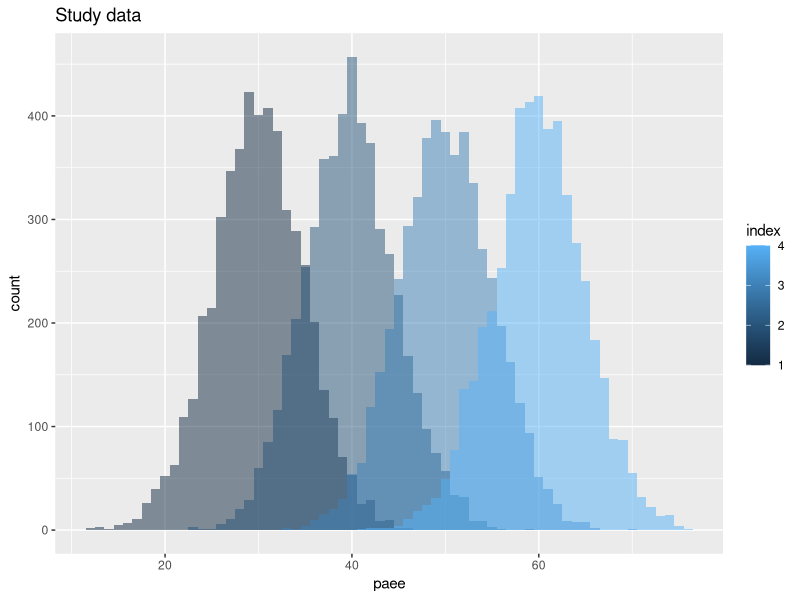
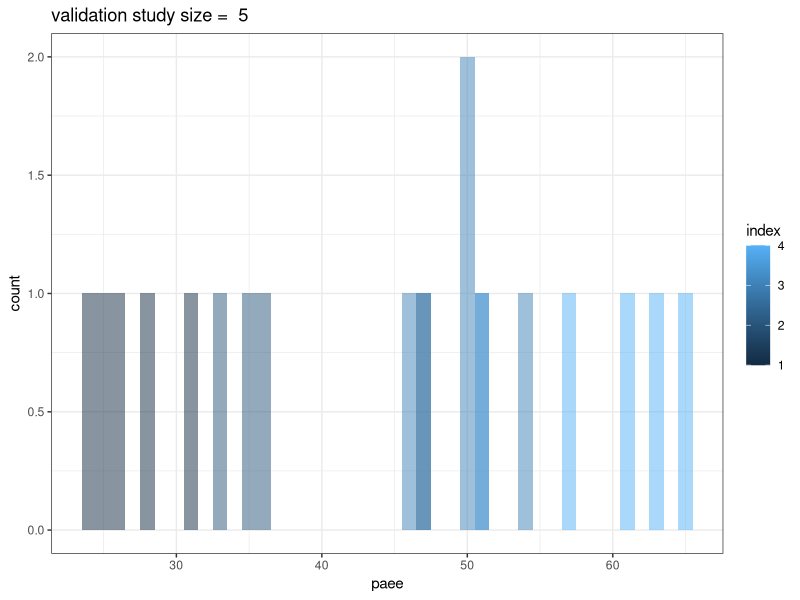
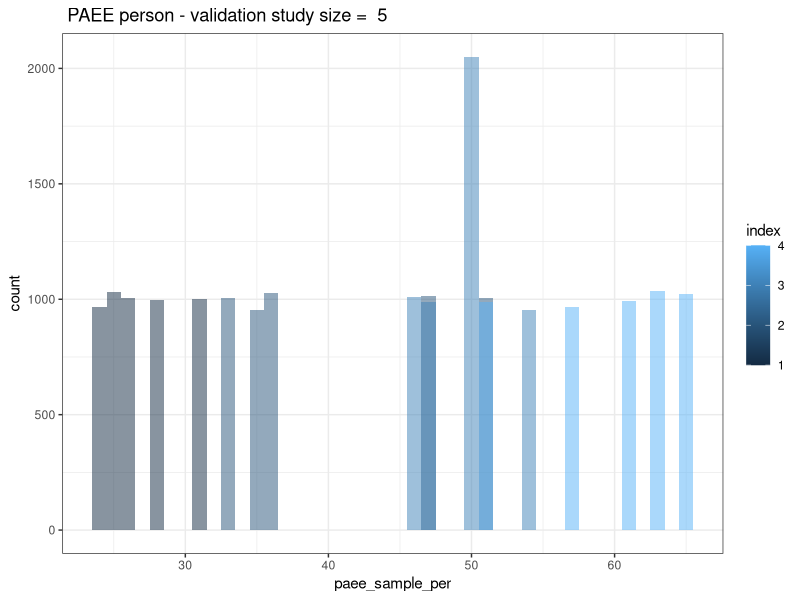
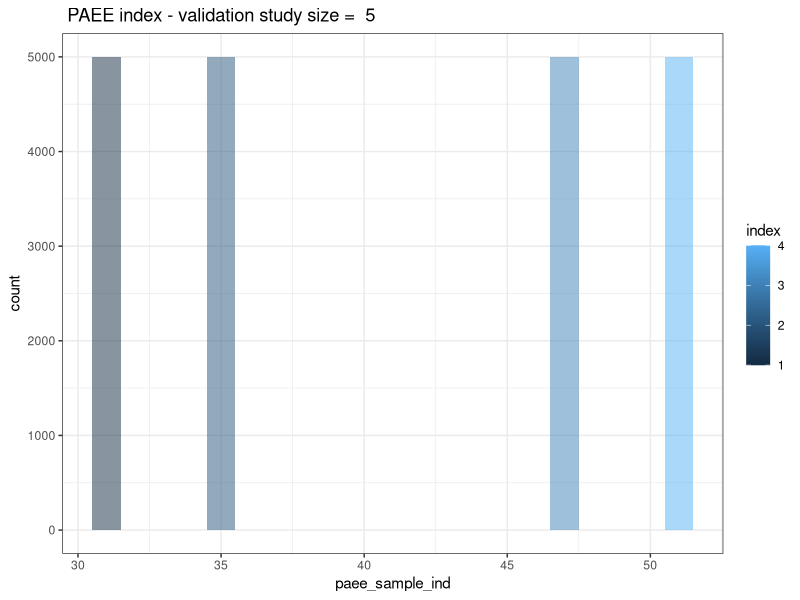

R code for these plots, in order:
# Using size_investigation as a template, this refactored code attempts to
# reduce time to run code and allow investigation of factors such as:
# 1. size of validation study,
# 2. amount of overlap,
# 3. number of index levels,
# 4. Type of draw - per person or per index etc.


## Author: Tom Bishop
## Date: 23.01.2017

###############################################################################
########################### DATA AND SETTINGS #################################
###############################################################################
  

library(ggplot2)

  ## Seed
  set.seed(66)
  
  ## Parameters

  # The linear correlation coefficient between exposure and outcome.
  set_beta <- 0.5
  constant <- 20


  # Index properties (Assumption that they are Gaussian)
  
  indices <- data.frame (mean = c(30, 40, 50, 60)
                        ,std_dev = c(5, 5, 5, 5)
                         ,index_indicator = c(1,2,3,4))
  
  # Defines runs to do with different sizes of validation study
  #validation_index_size <- c(seq(5,95, 10), seq(100, 1000, 100))
#validation_index_size <- c(seq(5,100, 10))  
validation_index_size <- 5

  study_index_size = 5000
  
  #number of draws
  numtrials <- 100
  
  results_df <- data.frame()
  
#get our study data
study_data = data.frame(index = rep(x = indices$index_indicator,each = study_index_size ))

# for each index, pick all the values at once
study_data$paee = unlist(unname(lapply(X = split(x = indices, f = as.factor(indices$index_indicator)), 
                                       FUN = function(x){
                                         
                                         output = rnorm(n = study_index_size, mean = x$mean, sd = x$std_dev)
                                         return (output)
                                       })))

study_data$foo <-   rnorm(length(study_data$paee),(set_beta*study_data$paee) + constant,10)

# plot it

print(ggplot(study_data,aes(x=paee,group=index,fill=index))+
        geom_histogram(position="identity",alpha=0.5,binwidth=1)+
        ggtitle(label = "Study data"))


# this loop is for the different sizes of validation study
 for (i in 1:length(validation_index_size)){
   
   #create index column
   validation_study = data.frame(index = rep(x = indices$index_indicator,each = validation_index_size[i] ))
   
   #for each index, pick all the values at once from the appropriate distribution
   validation_study$paee = unlist(unname(lapply(X = split(x = indices, f = as.factor(indices$index_indicator)), 
                                                FUN = function(x){
     
                               output = rnorm(n = validation_index_size[i], 
                                              mean = x$mean, sd = x$std_dev)
                                return (output)
                              })))
   
   print(ggplot(validation_study,aes(x=paee,group=index,fill=index))+
     geom_histogram(position="identity",alpha=0.5,binwidth=1)+theme_bw()+
     ggtitle(label = paste("validation study size = ",validation_index_size[i])))
   
   

   # Initialise some structures to store coeffcients
   
   betas_per <- vector("numeric")
   std_errs_per <- vector("numeric")
   
   betas_ind <- vector("numeric")
   std_errs_ind <- vector("numeric")
   
   # plot.new()
  # plot(x = study_data$paee, y= study_data$foo)
   
   for (j in 1:numtrials){
     # we assign random values from each category list of the validation set for each participant in the
     # study data set and then find the regression equation using this data. 
     # store the regression coefficient into list to create a dataframe afterwards
   
     #this is a draw per person, although it is done on a per index basis
     # for example if there are 100 people in the index it draws 100
     # values from the appropriate validation study index
     study_data$paee_sample_per <- unlist(unname(lapply(X = split(x=validation_study$paee, f= as.factor(validation_study$index)),
                                                    FUN = sample, size = study_index_size,replace=TRUE)))
     
     #this is a draw per index
     # for example if there are 100 people in the index it draws one
     # value from the appropriate validation study index
     # and replicates this 100 times
     study_data$paee_sample_ind <- unlist(unname(lapply(X = split(x=validation_study$paee, f= as.factor(validation_study$index)),
                                                    FUN = function(paee_vals){
                                                        output = rep(x = sample(x = paee_vals, size = 1), times = study_index_size)
                                                        return(output)
                                                      
                                                     })))
  
     # calculate and store the coefficients per person
     reg_out_per <- lm(formula=foo~paee_sample_per, data=study_data)
     reg_coeff_per <- reg_out_per$coefficients["paee_sample_per"]
     reg_std_per <- (summary(reg_out_per)$coefficients[,"Std. Error"])["paee_sample_per"]
     betas_per <- c(betas_per, reg_coeff_per)
     std_errs_per <- c(std_errs_per, reg_std_per)
     
     # calculate and store the coefficients per index
     reg_out_ind <- lm(formula=foo~paee_sample_ind, data=study_data)
     reg_coeff_ind <- reg_out_ind$coefficients["paee_sample_ind"]
     reg_std_ind <- (summary(reg_out_ind)$coefficients[,"Std. Error"])["paee_sample_ind"]
     betas_ind <- c(betas_ind, reg_coeff_ind)
     std_errs_ind <- c(std_errs_ind, reg_std_ind)

     
     
     #blah_per = lm(formula=foo~paee_sample_per, data=study_data)
     #abline(reg_out_per)

     
   }
  
  
  print(ggplot(study_data,aes(x=paee_sample_per,group=index,fill=index))+
          geom_histogram(position="identity",alpha=0.5,binwidth=1)+theme_bw()+
          ggtitle(label = paste(" PAEE person - validation study size = ",validation_index_size[i])))
  
  
  print(ggplot(study_data,aes(x=paee_sample_ind,group=index,fill=index))+
          geom_histogram(position="identity",alpha=0.5,binwidth=1)+theme_bw()+
          ggtitle(label = paste(" PAEE index - validation study size = ",validation_index_size[i])))
  
   
   # Do the regression using validation study means (for comparison)
   
   study_data$paee_sample_ind_mean <- unlist(unname(lapply(X = split(x=validation_study$paee, f= as.factor(validation_study$index)),
                                                      FUN = function(paee_vals){
                                                        output = rep(x = mean(paee_vals), times = study_index_size)
                                                        return(output)
                                                        
                                                      })))   
   
   reg_out_ind_mean <- lm(formula=foo~paee_sample_ind_mean, data=study_data)
   reg_coeff_ind_mean <- reg_out_ind_mean$coefficients["paee_sample_ind_mean"]
   reg_std_ind_mean <- (summary(reg_out_ind_mean)$coefficients[,"Std. Error"])["paee_sample_ind_mean"]
   
   # Store values into dataframe
   results <- as.data.frame(c(1:numtrials))
   colnames(results) <- c("Trial")
   results$valid_size <- rep(x=validation_index_size[i], times = numtrials)
   results$reg_coeff_per <- betas_per
   results$reg_stdError_per <- std_errs_per
   results$reg_coeff_ind <- betas_ind
   results$reg_stdError_ind <- std_errs_ind
   results$reg_coeff_per_mean <- reg_coeff_ind_mean
   results$reg_stdError_per_mean <- reg_std_ind_mean
   
   results_df <- rbind(results_df, results)
 }

  # this is code to get the results data frame into a summary
  temp_output <- aggregate(results_df[,3:8], by=list(valid_size = results_df$valid_size), quantile, probs=c(0.05,0.5,0.95), names=TRUE)
  final_output = data.frame(trials = temp_output[,1])
  for (k in 2:ncol(temp_output)){
   
    temp = as.data.frame(temp_output[,k])
    colnames(temp) <- paste(colnames(temp_output)[k], colnames(temp), sep = "_")
    final_output = cbind(final_output, temp)
  }
  
  
# some code for showing some plots - not really finished yet

 
#   plot(x = study_data$paee_sample_per, y= study_data$foo)
#   blah_per = lm(formula=foo~paee_sample_per, data=study_data)
#   abline(blah_per)
#   
#   plot(x = study_data$paee_sample_ind, y= study_data$foo)
#   blah_ind = lm(formula=foo~paee_sample_ind, data=study_data)
#   abline(blah_ind)